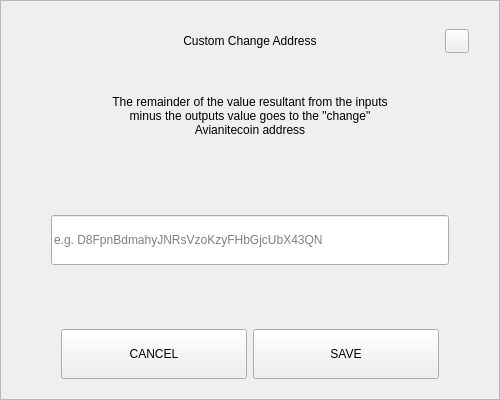
<?xml version="1.0" encoding="UTF-8"?>
<ui version="4.0">
 <class>SendChangeAddressDialog</class>
 <widget class="QDialog" name="SendChangeAddressDialog">
  <property name="geometry">
   <rect>
    <x>0</x>
    <y>0</y>
    <width>500</width>
    <height>400</height>
   </rect>
  </property>
  <property name="windowTitle">
   <string>Dialog</string>
  </property>
  <layout class="QVBoxLayout" name="verticalLayout">
   <property name="spacing">
    <number>0</number>
   </property>
   <property name="leftMargin">
    <number>0</number>
   </property>
   <property name="topMargin">
    <number>0</number>
   </property>
   <property name="rightMargin">
    <number>0</number>
   </property>
   <property name="bottomMargin">
    <number>0</number>
   </property>
   <item>
    <widget class="QFrame" name="frame">
     <property name="styleSheet">
      <string notr="true"/>
     </property>
     <property name="frameShape">
      <enum>QFrame::StyledPanel</enum>
     </property>
     <property name="frameShadow">
      <enum>QFrame::Raised</enum>
     </property>
     <layout class="QVBoxLayout" name="verticalLayout_2" stretch="0,0,0,0,0,0,0">
      <property name="spacing">
       <number>0</number>
      </property>
      <property name="leftMargin">
       <number>30</number>
      </property>
      <property name="topMargin">
       <number>20</number>
      </property>
      <property name="rightMargin">
       <number>30</number>
      </property>
      <property name="bottomMargin">
       <number>20</number>
      </property>
      <item>
       <layout class="QHBoxLayout" name="horizontalLayout_3">
        <property name="spacing">
         <number>0</number>
        </property>
        <item>
         <spacer name="horizontalSpacer_2">
          <property name="orientation">
           <enum>Qt::Horizontal</enum>
          </property>
          <property name="sizeHint" stdset="0">
           <size>
            <width>40</width>
            <height>20</height>
           </size>
          </property>
         </spacer>
        </item>
        <item>
         <widget class="QLabel" name="labelTitle">
          <property name="minimumSize">
           <size>
            <width>0</width>
            <height>40</height>
           </size>
          </property>
          <property name="maximumSize">
           <size>
            <width>16777215</width>
            <height>40</height>
           </size>
          </property>
          <property name="styleSheet">
           <string notr="true">padding-left:24px;</string>
          </property>
          <property name="text">
           <string>Custom Change Address</string>
          </property>
          <property name="alignment">
           <set>Qt::AlignCenter</set>
          </property>
          <property name="margin">
           <number>7</number>
          </property>
         </widget>
        </item>
        <item>
         <spacer name="horizontalSpacer">
          <property name="orientation">
           <enum>Qt::Horizontal</enum>
          </property>
          <property name="sizeHint" stdset="0">
           <size>
            <width>40</width>
            <height>20</height>
           </size>
          </property>
         </spacer>
        </item>
        <item>
         <widget class="QPushButton" name="btnEsc">
          <property name="minimumSize">
           <size>
            <width>24</width>
            <height>24</height>
           </size>
          </property>
          <property name="maximumSize">
           <size>
            <width>24</width>
            <height>24</height>
           </size>
          </property>
          <property name="focusPolicy">
           <enum>Qt::NoFocus</enum>
          </property>
          <property name="text">
           <string/>
          </property>
         </widget>
        </item>
       </layout>
      </item>
      <item>
       <spacer name="verticalSpacer_2">
        <property name="orientation">
         <enum>Qt::Vertical</enum>
        </property>
        <property name="sizeType">
         <enum>QSizePolicy::Fixed</enum>
        </property>
        <property name="sizeHint" stdset="0">
         <size>
          <width>20</width>
          <height>20</height>
         </size>
        </property>
       </spacer>
      </item>
      <item alignment="Qt::AlignHCenter">
       <widget class="QLabel" name="labelMessage">
        <property name="minimumSize">
         <size>
          <width>0</width>
          <height>70</height>
         </size>
        </property>
        <property name="text">
         <string>The remainder of the value resultant from the inputs minus the outputs value goes to the &quot;change&quot; Avianitecoin address</string>
        </property>
        <property name="alignment">
         <set>Qt::AlignCenter</set>
        </property>
        <property name="wordWrap">
         <bool>true</bool>
        </property>
       </widget>
      </item>
      <item>
       <spacer name="verticalSpacer_3">
        <property name="orientation">
         <enum>Qt::Vertical</enum>
        </property>
        <property name="sizeHint" stdset="0">
         <size>
          <width>20</width>
          <height>40</height>
         </size>
        </property>
       </spacer>
      </item>
      <item>
       <layout class="QHBoxLayout" name="horizontalLayout_2">
        <property name="spacing">
         <number>0</number>
        </property>
        <property name="leftMargin">
         <number>20</number>
        </property>
        <property name="rightMargin">
         <number>20</number>
        </property>
        <item>
         <widget class="QLineEdit" name="lineEditAddress">
          <property name="minimumSize">
           <size>
            <width>0</width>
            <height>50</height>
           </size>
          </property>
          <property name="placeholderText">
           <string notr="true">e.g. D8FpnBdmahyJNRsVzoKzyFHbGjcUbX43QN</string>
          </property>
         </widget>
        </item>
       </layout>
      </item>
      <item>
       <spacer name="verticalSpacer">
        <property name="orientation">
         <enum>Qt::Vertical</enum>
        </property>
        <property name="sizeHint" stdset="0">
         <size>
          <width>20</width>
          <height>40</height>
         </size>
        </property>
       </spacer>
      </item>
      <item>
       <layout class="QHBoxLayout" name="horizontalLayout" stretch="2,2">
        <property name="spacing">
         <number>6</number>
        </property>
        <property name="leftMargin">
         <number>30</number>
        </property>
        <property name="rightMargin">
         <number>30</number>
        </property>
        <item>
         <widget class="QPushButton" name="btnCancel">
          <property name="minimumSize">
           <size>
            <width>180</width>
            <height>50</height>
           </size>
          </property>
          <property name="focusPolicy">
           <enum>Qt::NoFocus</enum>
          </property>
          <property name="text">
           <string>CANCEL</string>
          </property>
         </widget>
        </item>
        <item>
         <widget class="QPushButton" name="btnSave">
          <property name="minimumSize">
           <size>
            <width>180</width>
            <height>50</height>
           </size>
          </property>
          <property name="focusPolicy">
           <enum>Qt::NoFocus</enum>
          </property>
          <property name="text">
           <string>SAVE</string>
          </property>
         </widget>
        </item>
       </layout>
      </item>
     </layout>
    </widget>
   </item>
  </layout>
 </widget>
 <resources/>
 <connections/>
</ui>
